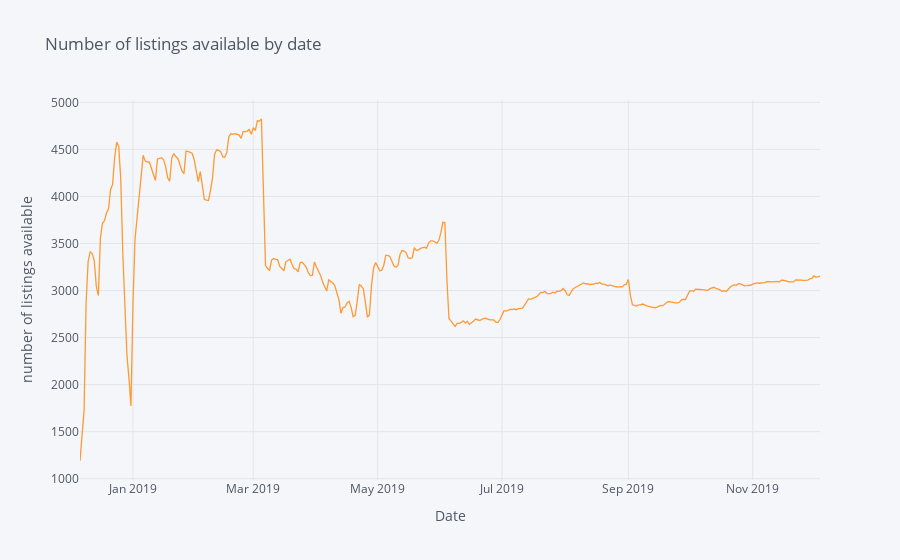

The cell this chart's notebook holds for it:
### Code cell
sum_available = calendar[calendar.available == "t"].groupby(['date']).size().to_frame(name= 'available').reset_index()
sum_available['weekday'] = sum_available['date'].dt.day_name()
sum_available = sum_available.set_index('date')

sum_available.iplot(y='available', mode = 'lines', xTitle = 'Date', yTitle = 'number of listings available',\
                   text='weekday', title = 'Number of listings available by date')

### Figure 1 — Plotly figure (JSON) as saved in the notebook; plotly's stock layout.template omitted (floating-point values rounded to 4 significant figures; data arrays with more than 128 entries replaced by an {"elided": "..."} marker saying what was removed)
{"data": [{"line": {"color": "rgba(255, 153, 51, 1.0)", "dash": "solid", "shape": "linear", "width": 1.3}, "mode": "lines", "name": "available", "text": {"elided": "364 str values"}, "type": "scatter", "x": {"elided": "364 str values"}, "y": {"elided": "364 int values"}}], "layout": {"legend": {"bgcolor": "#F5F6F9", "font": {"color": "#4D5663"}}, "paper_bgcolor": "#F5F6F9", "plot_bgcolor": "#F5F6F9", "title": {"font": {"color": "#4D5663"}, "text": "Number of listings available by date"}, "xaxis": {"gridcolor": "#E1E5ED", "showgrid": true, "tickfont": {"color": "#4D5663"}, "title": {"font": {"color": "#4D5663"}, "text": "Date"}, "zerolinecolor": "#E1E5ED"}, "yaxis": {"gridcolor": "#E1E5ED", "showgrid": true, "tickfont": {"color": "#4D5663"}, "title": {"font": {"color": "#4D5663"}, "text": "number of listings available"}, "zerolinecolor": "#E1E5ED"}}}
